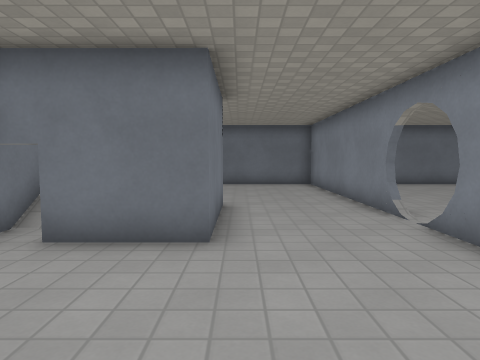
View 1 (above)

14 first-person views from a walk through a 3-D level made in the Godot game engine. The camera is 1.2 m above the floor, tilts 4° down and sees 75° across. The floor is counted in squares, 1 m on a side. Each view is taken from the middle of a square. On the plan, view 1 faces up. The plan holds only what a view shows up to about 13 squares ahead; the rest is blank. The place goes on beyond the plan. Surface patterns are stand-ins for the level's own textures.

View 2
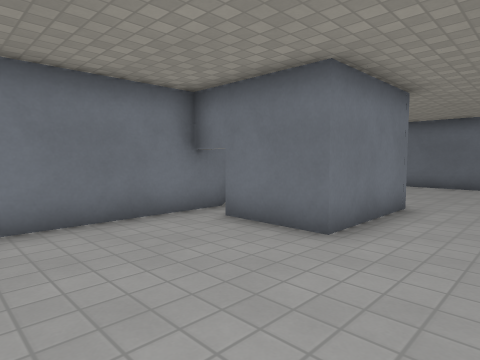

View 3
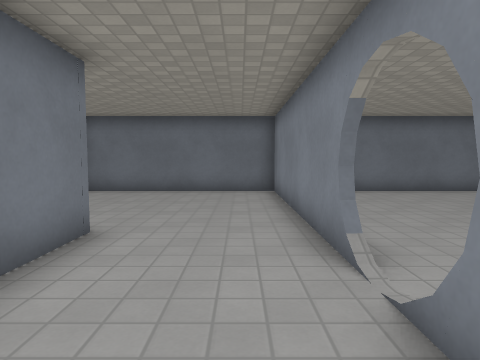

View 4
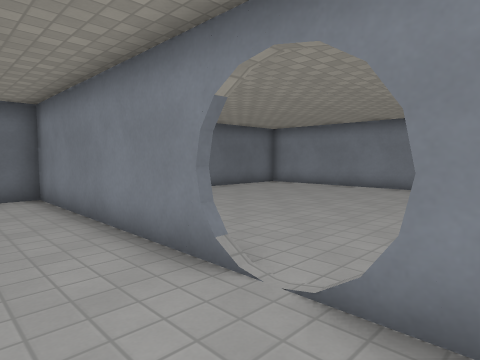

View 5
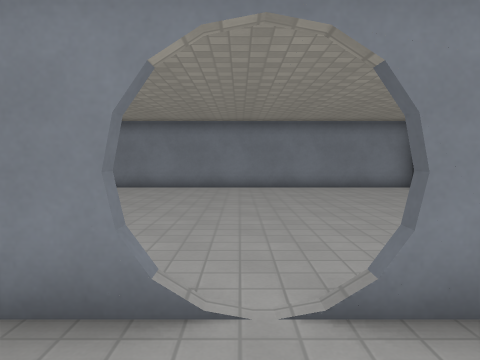

View 6
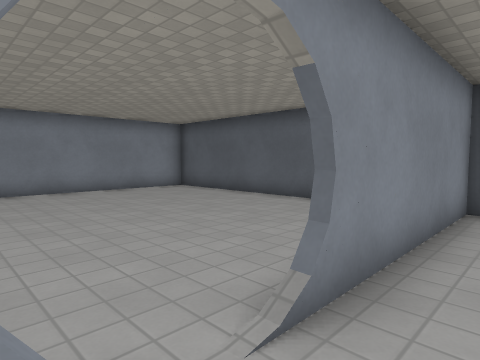

View 7
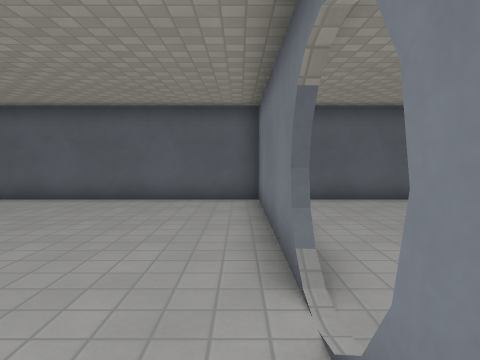

View 8
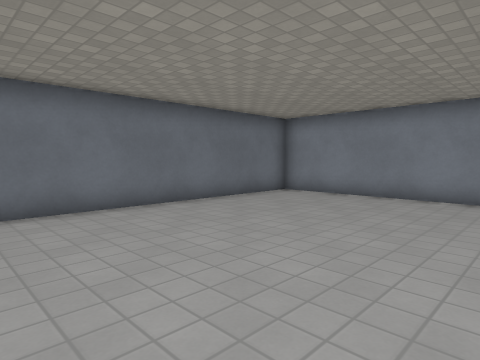

View 9
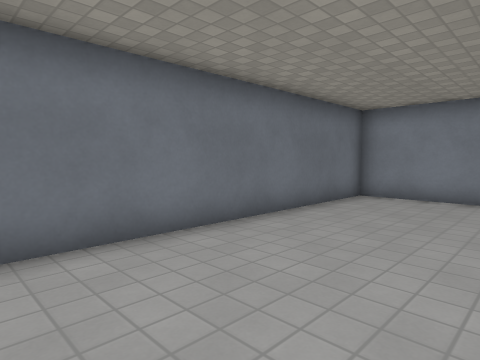

View 10
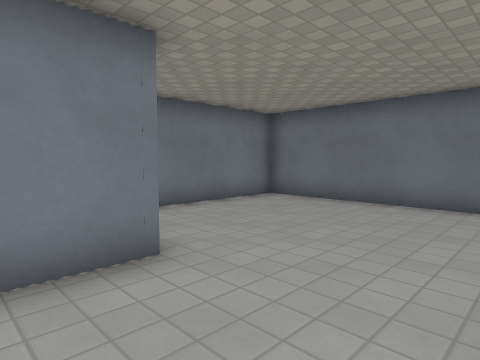

View 11
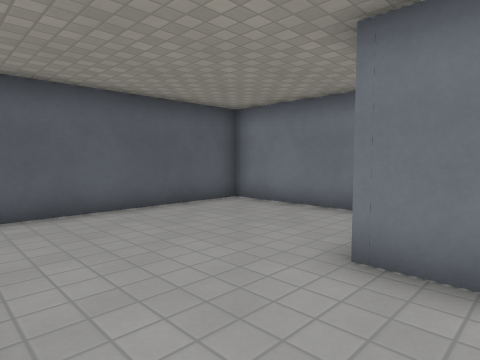

View 12
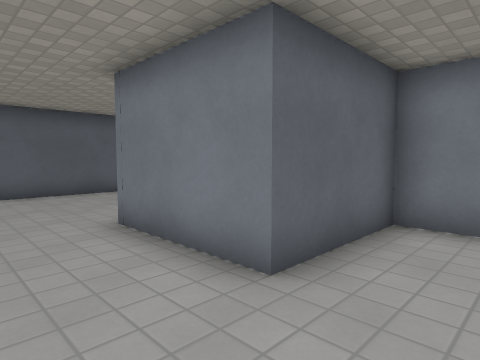

View 13
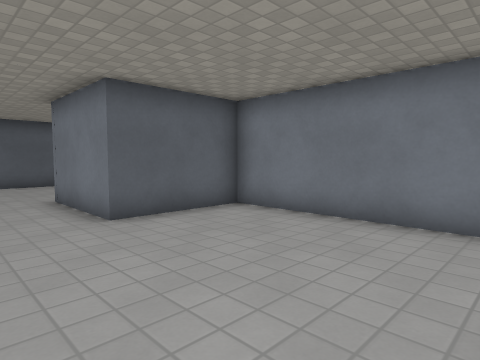

View 14
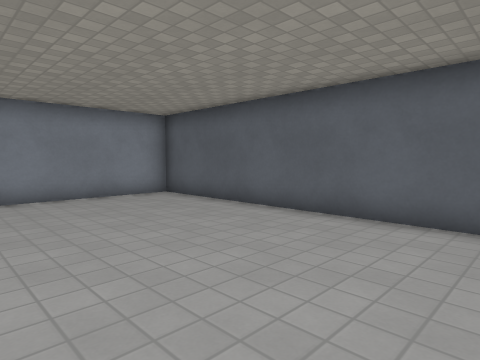

### Floor plan
Points are (right, up) in squares from view 1. A wall is a line through its corners. A room is listed if a view was taken in it or the views show most of it. See-through windows are left out.
Room 1 (views 1, 2, 3, 4, 5, 6, 12, 13)
walls: (3.3, 6.5) (3.3, 14.4) (-3.9, 14.4) (-3.9, 8) (-0.4, 8) (-0.4, 4.4) (-3.9, 4.4); (-3.9, 6.1) (-3.9, -1.1) (3.3, -1.1) (3.3, 4.9)
ways out: opening at (3, 5.5) to room 2
Room 2 (views 7, 8, 9, 10, 11, 14)
walls: (3.5, 7.4) (3.5, 6.5); (3.5, 4.9) (3.5, -1.1) (13.8, -1.1) (13.8, 14.4) (4.5, 14.4)
ways out: opening at (3, 5.5) to room 1

Positions as (right, up) in squares from view 1, and headings:
1: (0, 0), facing up
2: (2, 0), facing up-left
3: (2, 3), facing up
4: (1, 4), facing up-right
5: (1, 6), facing right
6: (2, 7), facing down-right
7: (4, 8), facing down
8: (4, 7), facing up-right
9: (4, 10), facing up-right
10: (3, 6), facing up-left
11: (3, 6), facing down-left
12: (2, 10), facing down-left
13: (2, 14), facing down-left
14: (4, 5), facing down-right
